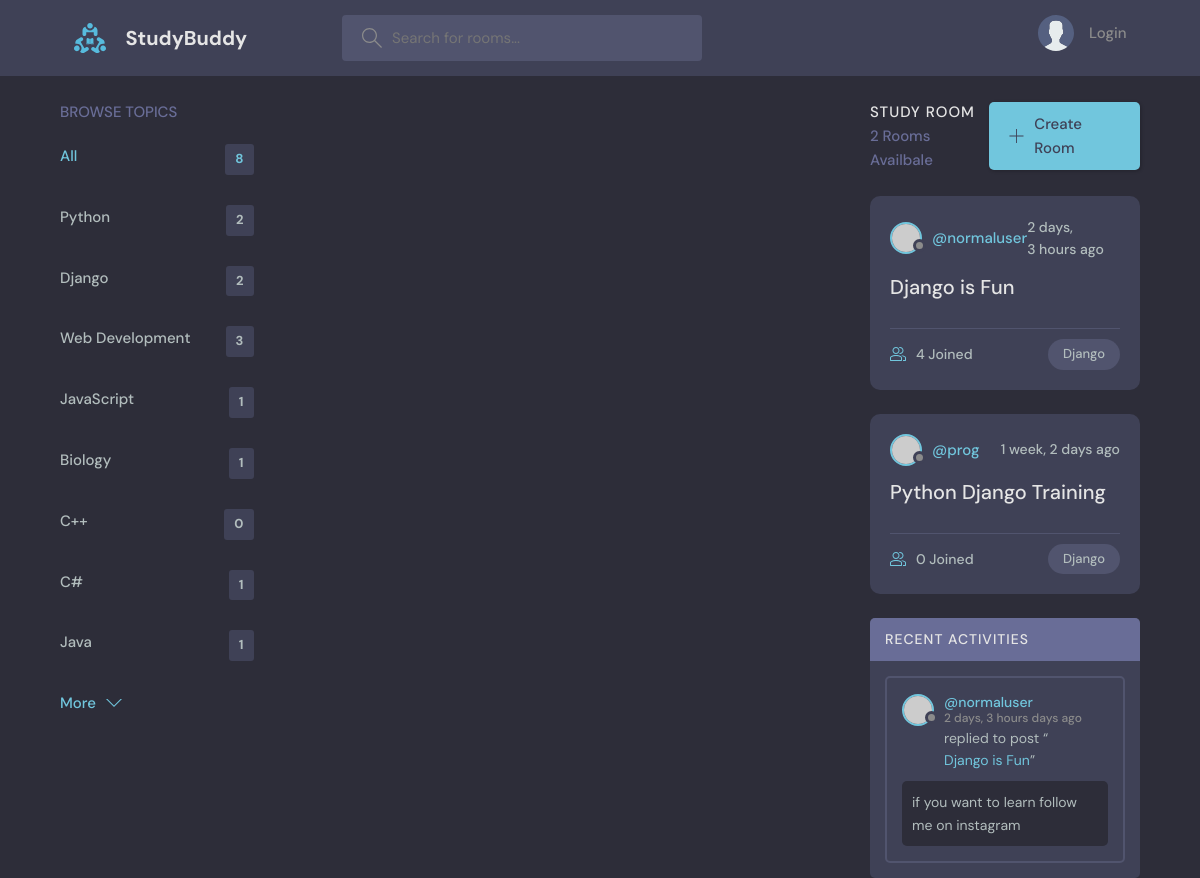
Screenshot of /?q=Django with the database file from the repository.
### base/models.py (models this page shows, shortened)
class Topic(models.Model):
    name = models.CharField(max_length=200)

class Room(models.Model):
    host = models.ForeignKey(User, on_delete=models.SET_NULL, null=True)
    topic = models.ForeignKey(Topic, on_delete=models.SET_NULL, null=True)
    name = models.CharField(max_length=200)
    description = models.TextField(null=True, blank=True)
    participants = models.ManyToManyField(User, related_name='participants', blank=True)
    updated = models.DateTimeField(auto_now=True)
    created = models.DateTimeField(auto_now_add=True)
    class Meta:
        ordering = ['-updated', '-created']
    def __str__(self):
        return self.name

class Message(models.Model):
    user = models.ForeignKey(User, on_delete=models.CASCADE)
    room = models.ForeignKey(Room, on_delete=models.CASCADE)
    body = models.TextField()
    updated = models.DateTimeField(auto_now=True)
    created = models.DateTimeField(auto_now_add=True)
    class Meta:
        ordering = ['-updated', '-created']

### base/views.py (the view)
# urls.py: path('', views.home, name="home"),
def home(request):
    q = request.GET.get('q') if request.GET.get('q') != None else ''
    rooms = Room.objects.filter(
        Q(topic__name__icontains=q) |
        Q(name__icontains=q) |
        Q(description__icontains=q)
        )
    topics = Topic.objects.all()
    room_count = rooms.count()
    room_messages = Message.objects.filter(Q(room__name__icontains=q))
    context = {'rooms':rooms, 'topics': topics, 'room_count':room_count, 'room_messages': room_messages}
    return render(request, 'base/home.html', context)

### base/templates/base/home.html (shortened to what this page needs)
{% extends 'main.html' %}
  {% block content %}
    <main class="layout layout--3">
      <div class="container">
        {% include 'base/topics_component.html' %}
        <div class="roomList">
          <div class="roomList__header">
            <div>
              <h2>Study Room</h2>
              <p>{{room_count}} Rooms Availbale</p>
            </div>
            <a class="btn btn--main" href="{% url 'create-room' %}">
              <svg version="1.1" xmlns="http://www.w3.org/2000/svg" width="32" height="32" viewBox="0 0 32 32">
                <title>add</title>
                <path
                  d="M16.943 0.943h-1.885v14.115h-14.115v1.885h14.115v14.115h1.885v-14.115h14.115v-1.885h-14.115v-14.115z"
                ></path>
              </svg>
              Create Room
            </a>
          </div>
          {% include 'base/feed_component.html' %}
        {% include 'base/activity_component.html' %}
      </div>
    </main>
    {% endblock %}

### base/templates/base/topics_component.html
<div class="topics">
    <div class="topics__header">
      <h2>Browse Topics</h2>
    </div>
    <ul class="topics__list">
      <li>
        <a href="{% url 'home' %}" class="active">All <span>{{topics.count}}</span></a>
      </li>
      {% for topic in topics %}
      <li>
        <a href="{% url 'home' %}?q={{topic.name}}">{{topic.name}}<span>{{topic.room_set.all.count}}</span></a>
      </li>
      {% endfor %}
    </ul>
    <a class="btn btn--link" href="topics.html">
      More
      <svg version="1.1" xmlns="http://www.w3.org/2000/svg" width="32" height="32" viewBox="0 0 32 32">
        <title>chevron-down</title>
        <path d="M16 21l-13-13h-3l16 16 16-16h-3l-13 13z"></path>
      </svg>
    </a>
  </div>

### base/templates/base/feed_component.html (shortened to what this page needs)
{% for room in rooms %}
<div class="roomListRoom">
    <div class="roomListRoom__header">
      <a href="{% url 'user-profile' room.host.id %}" class="roomListRoom__author">
        <div class="avatar avatar--small">
          <img src="https://randomuser.me/api/portraits/women/11.jpg" />
        </div>
        <span>@{{room.host.username}}</span>
      </a>
      <div class="roomListRoom__actions">
        <span>{{room.created|timesince}} ago</span>
      </div>
    </div>
    <div class="roomListRoom__content">
      <a href="{% url 'room' room.id %}">{{room.name}}</a>
    </div>
    <div class="roomListRoom__meta">
      <a href="{% url 'room' room.id %}" class="roomListRoom__joined">
        {{room.participants.all.count}} Joined
      </a>
      <p class="roomListRoom__topic">{{room.topic.name}}</p>
    </div>
  </div>
<div>
{% endfor %}

### base/templates/base/activity_component.html (shortened to what this page needs)
<div class="activities">
    <div class="activities__header">
      <h2>Recent Activities</h2>
    </div>
    {% for message in room_messages %}
    <div class="activities__box">
      <div class="activities__boxHeader roomListRoom__header">
        <a href="{% url 'user-profile' message.user.id %}l" class="roomListRoom__author">
          <div class="avatar avatar--small">
            <img src="https://randomuser.me/api/portraits/women/11.jpg" />
          </div>
          <p>
            @{{message.user}}
            <span>{{message.created|timesince}} days ago</span>
          </p>
        </a>
      </div>
      <div class="activities__boxContent">
        <p>replied to post “<a href="{% url 'room' message.room.id %}">{{message.room}}</a>”</p>
        <div class="activities__boxRoomContent">
        {{message.body}}
        </div>
      </div>
      {% endfor %}
    </div>
  </div>

### rows the page displays
Topic: name "Python", room_set.all.count "2"
Topic: name "Django", room_set.all.count "2"
Topic: name "Web Development", room_set.all.count "3"
Topic: name "JavaScript", room_set.all.count "1"
Topic: name "Biology", room_set.all.count "1"
Topic: name "C++", room_set.all.count "0"
Topic: name "C#", room_set.all.count "1"
Topic: name "Java", room_set.all.count "1"
Room: host.username "normaluser", created "2 days, 3 hours", name "Django is Fun", participants.all.count "4", topic.name "Django"
Room: host.username "prog", created "1 week, 2 days", name "Python Django Training", participants.all.count "0", topic.name "Django"
Message: user "normaluser", created "2 days, 3 hours", room "Django is Fun", body "if you want to learn follow me on instagram"

### other values shown
{{ topics.count }} "8"
{{ room_count }} "2"
